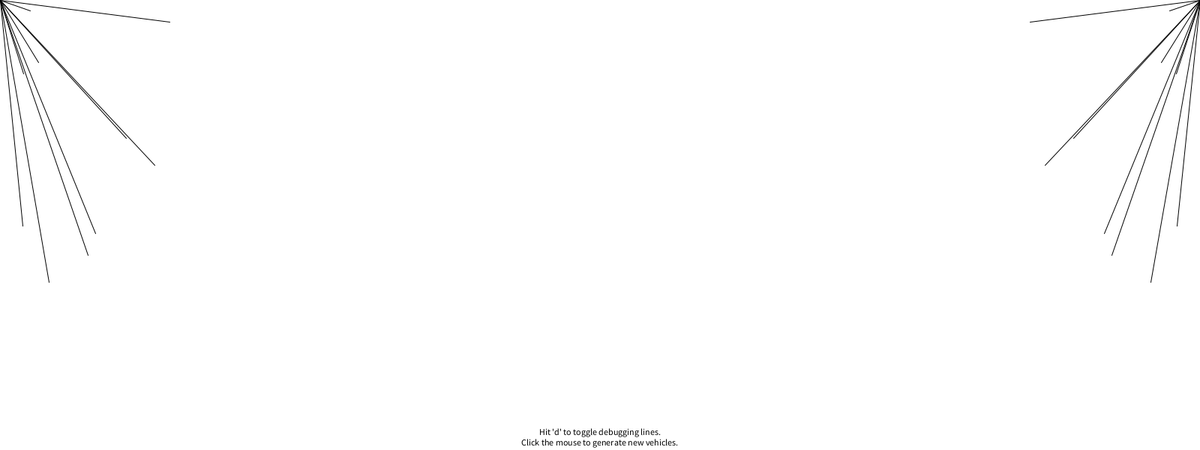
Frame 1 (no input)
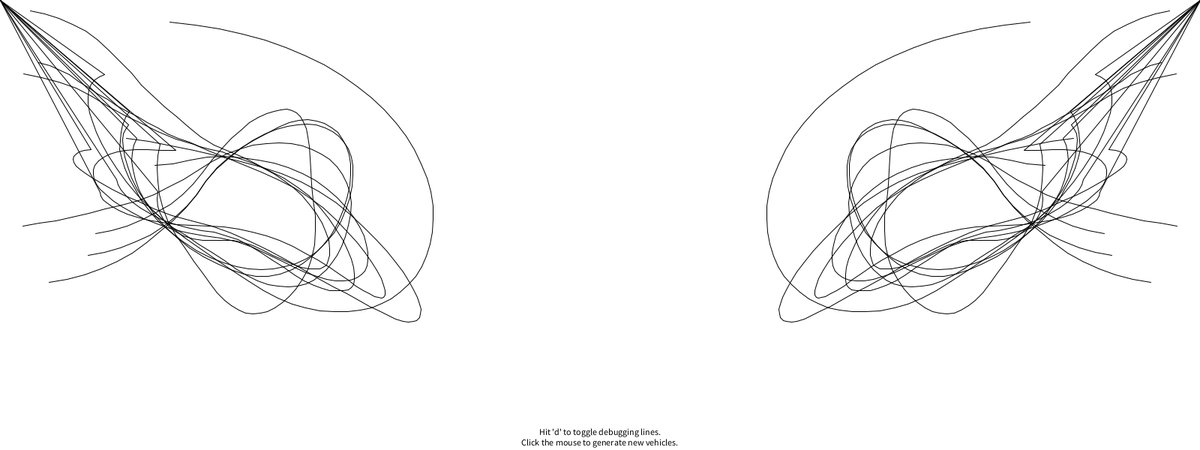
Frame 60 (the mouse pressed at the canvas centre just before this capture)
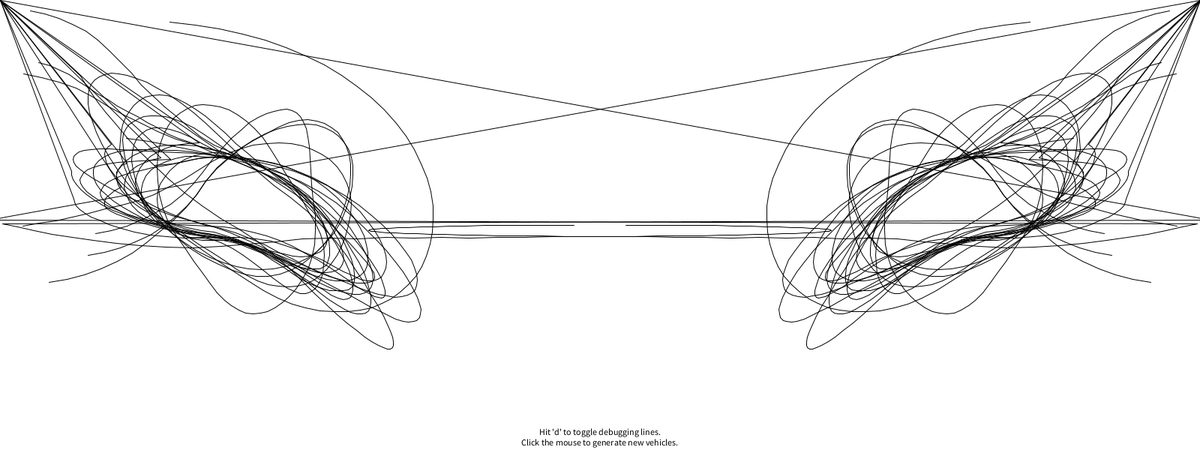
Frame 120 (the mouse held since frame 60 and released just before this capture)

The Processing sketch that drew these frames (run headless with seeded random() and noise(); from frame 60 on, the mouse is pressed at the canvas centre):

// Processing sketch: Shape_Race
// ── Shape_Race.pde
//Troy Nachtigall TU/e
//Based Upon 

// The Nature of Code
// Daniel Shiffman
// http://natureofcode.com

// Crowd Path Following
// Via Reynolds: http://www.red3d.com/cwr/steer/CrowdPath.html

// Using this variable to decide whether to draw all the stuff
boolean debug = false;


// A path object (series of connected points)
Path path;

// Two vehicles
ArrayList<Vehicle> vehicles;

void setup() {
  size(1600, 600);
  // Call a function to generate new Path object
  newPath();

  // We are now making random vehicles and storing them in an ArrayList
  vehicles = new ArrayList<Vehicle>();
  for (int i = 0; i < 10; i++) {
    newVehicle(random(400), random(400));
  }
}

void draw() {
  background(255);
  // Display the path
  //path.display();

  for (Vehicle v : vehicles) {
    // Path following and separation are worked on in this function
    v.applyBehaviors(vehicles, path);
    // Call the generic run method (update, borders, display, etc.)
    v.run();
  }

  // Instructions
  fill(0);
  textAlign(CENTER);
  text("Hit 'd' to toggle debugging lines.\nClick the mouse to generate new vehicles.", width/2, height-20);
}

void newPath() {
  // A path is a series of connected points
  // A more sophisticated path might be a curve
  path = new Path();
  float offset = 200;
  float scale=1;
//Cayenne
 path.addPoint(193.6/scale+offset, 122.4/scale+offset/1.5);
 path.addPoint(211.4/scale+offset, 141.8/scale+offset/1.5);
 path.addPoint(223/scale+offset, 160.1/scale+offset/1.5);
 path.addPoint(223/scale+offset, 170.6/scale+offset/1.5);
 path.addPoint(197.3/scale+offset, 188.4/scale+offset/1.5);
 path.addPoint(180/scale+offset, 194.2/scale+offset/1.5);
 path.addPoint(142.3/scale+offset, 194.2/scale+offset/1.5);
 path.addPoint(77.4/scale+offset, 188.9/scale+offset/1.5);
 path.addPoint(54.3/scale+offset, 185.3/scale+offset/1.5);
 path.addPoint(37.1/scale+offset, 175.8/scale+offset/1.5);
 path.addPoint(29.2/scale+offset, 164.3/scale+offset/1.5);
 path.addPoint(29.2/scale+offset, 146/scale+offset/1.5);
 path.addPoint(37.1/scale+offset, 117.2/scale+offset/1.5);
 path.addPoint(47.5/scale+offset, 100.4/scale+offset/1.5);
 path.addPoint(59.1/scale+offset, 87.9/scale+offset/1.5);
 path.addPoint(73.7/scale+offset, 79.5/scale+offset/1.5);
 path.addPoint(92/scale+offset, 79.5/scale+offset/1.5);
 path.addPoint(113.5/scale+offset, 79.5/scale+offset/1.5);
 path.addPoint(136/scale+offset, 85.2/scale+offset/1.5);
 path.addPoint(158/scale+offset, 96.8/scale+offset/1.5);
 path.addPoint(175.8/scale+offset, 107.2/scale+offset/1.5);
}

/*
//718
 path.addPoint(228.3/scale+offset, 158.1/scale+offset/1.5);
 path.addPoint(228.3/scale+offset, 171.2/scale+offset/1.5);
 path.addPoint(219.9/scale+offset, 179.1/scale+offset/1.5);
 path.addPoint(159.2/scale+offset, 181.2/scale+offset/1.5);
 path.addPoint(114.7/scale+offset, 175.9/scale+offset/1.5);
 path.addPoint(67/scale+offset, 164.4/scale+offset/1.5);
 path.addPoint(47.7/scale+offset, 152.4/scale+offset/1.5);
 path.addPoint(35.6/scale+offset, 128.8/scale+offset/1.5);
 path.addPoint(35.6/scale+offset, 98.9/scale+offset/1.5);
 path.addPoint(43.5/scale+offset, 67.5/scale+offset/1.5);
 path.addPoint(59.2/scale+offset, 46.1/scale+offset/1.5);
 path.addPoint(80.6/scale+offset, 36.6/scale+offset/1.5);
 path.addPoint(111/scale+offset, 36.6/scale+offset/1.5);
 path.addPoint(135.6/scale+offset, 46.6/scale+offset/1.5);
 path.addPoint(166.5/scale+offset, 71.2/scale+offset/1.5);
 path.addPoint(192.2/scale+offset, 97.4/scale+offset/1.5);
 path.addPoint(213.1/scale+offset, 129.3/scale+offset/1.5);
 
 //911
 path.addPoint(132.6/scale+offset, 60.3/scale+offset/1.5);
 path.addPoint(166.6/scale+offset, 65/scale+offset/1.5);
 path.addPoint(190.7/scale+offset, 82.8/scale+offset/1.5);
 path.addPoint(208/scale+offset, 109.5/scale+offset/1.5);
 path.addPoint(208/scale+offset, 143.1/scale+offset/1.5);
 path.addPoint(198/scale+offset, 178.4/scale+offset/1.5);
 path.addPoint(170.3/scale+offset, 201.7/scale+offset/1.5);
 path.addPoint(138.9/scale+offset, 213.8/scale+offset/1.5);
 path.addPoint(102.7/scale+offset, 211.7/scale+offset/1.5);
 path.addPoint(68.7/scale+offset, 193.3/scale+offset/1.5);
 path.addPoint(49.3/scale+offset, 168.2/scale+offset/1.5);
 path.addPoint(46.7/scale+offset, 137/scale+offset/1.5);
 path.addPoint(54/scale+offset, 106.9/scale+offset/1.5);
 path.addPoint(77.6/scale+offset, 82.8/scale+offset/1.5);
 path.addPoint(105.3/scale+offset, 66.1/scale+offset/1.5);
 
 //Panamera
 path.addPoint(226.6/scale+offset, 162.9/scale+offset/1.5);
 path.addPoint(231.3/scale+offset, 176/scale+offset/1.5);
 path.addPoint(226.6/scale+offset, 183.3/scale+offset/1.5);
 path.addPoint(207.3/scale+offset, 190/scale+offset/1.5);
 path.addPoint(177.4/scale+offset, 194.8/scale+offset/1.5);
 path.addPoint(132.9/scale+offset, 192.2/scale+offset/1.5);
 path.addPoint(98.8/scale+offset, 187.5/scale+offset/1.5);
 path.addPoint(67.4/scale+offset, 178.9/scale+offset/1.5);
 path.addPoint(48.6/scale+offset, 167.1/scale+offset/1.5);
 path.addPoint(44.4/scale+offset, 157.6/scale+offset/1.5);
 path.addPoint(38.1/scale+offset, 133.6/scale+offset/1.5);
 path.addPoint(40.7/scale+offset, 110/scale+offset/1.5);
 path.addPoint(52.2/scale+offset, 87.5/scale+offset/1.5);
 path.addPoint(67.4/scale+offset, 74.4/scale+offset/1.5);
 path.addPoint(86.8/scale+offset, 65.5/scale+offset/1.5);
 path.addPoint(110.9/scale+offset, 63.4/scale+offset/1.5);
 path.addPoint(134.7/scale+offset, 67.1/scale+offset/1.5);
 path.addPoint(159.1/scale+offset, 75.4/scale+offset/1.5);
 path.addPoint(181.1/scale+offset, 91.7/scale+offset/1.5);
 path.addPoint(202/scale+offset, 118.4/scale+offset/1.5);
 path.addPoint(216.2/scale+offset, 141.9/scale+offset/1.5);
 
 //Macan
 path.addPoint(111.9/scale+offset, 61.7/scale+offset/1.5);
 path.addPoint(140.7/scale+offset, 61.7/scale+offset/1.5);
 path.addPoint(165.9/scale+offset, 73.3/scale+offset/1.5);
 path.addPoint(182.6/scale+offset, 86.9/scale+offset/1.5);
 path.addPoint(200.4/scale+offset, 114.1/scale+offset/1.5);
 path.addPoint(213/scale+offset, 134/scale+offset/1.5);
 path.addPoint(219.3/scale+offset, 156.5/scale+offset/1.5);
 path.addPoint(223/scale+offset, 176.4/scale+offset/1.5);
 path.addPoint(216.2/scale+offset, 188.5/scale+offset/1.5);
 path.addPoint(167.5/scale+offset, 193.7/scale+offset/1.5);
 path.addPoint(106.7/scale+offset, 190.6/scale+offset/1.5);
 path.addPoint(65.9/scale+offset, 179.6/scale+offset/1.5);
 path.addPoint(49.6/scale+offset, 168.1/scale+offset/1.5);
 path.addPoint(44.4/scale+offset, 142.9/scale+offset/1.5);
 path.addPoint(44.4/scale+offset, 120.4/scale+offset/1.5);
 path.addPoint(53.8/scale+offset, 101/scale+offset/1.5);
 path.addPoint(66.4/scale+offset, 80.9/scale+offset/1.5);
 path.addPoint(91.5/scale+offset, 68.6/scale+offset/1.5);
 
 //Cayenne
 path.addPoint(193.6/scale+offset, 122.4/scale+offset/1.5);
 path.addPoint(211.4/scale+offset, 141.8/scale+offset/1.5);
 path.addPoint(223/scale+offset, 160.1/scale+offset/1.5);
 path.addPoint(223/scale+offset, 170.6/scale+offset/1.5);
 path.addPoint(197.3/scale+offset, 188.4/scale+offset/1.5);
 path.addPoint(180/scale+offset, 194.2/scale+offset/1.5);
 path.addPoint(142.3/scale+offset, 194.2/scale+offset/1.5);
 path.addPoint(77.4/scale+offset, 188.9/scale+offset/1.5);
 path.addPoint(54.3/scale+offset, 185.3/scale+offset/1.5);
 path.addPoint(37.1/scale+offset, 175.8/scale+offset/1.5);
 path.addPoint(29.2/scale+offset, 164.3/scale+offset/1.5);
 path.addPoint(29.2/scale+offset, 146/scale+offset/1.5);
 path.addPoint(37.1/scale+offset, 117.2/scale+offset/1.5);
 path.addPoint(47.5/scale+offset, 100.4/scale+offset/1.5);
 path.addPoint(59.1/scale+offset, 87.9/scale+offset/1.5);
 path.addPoint(73.7/scale+offset, 79.5/scale+offset/1.5);
 path.addPoint(92/scale+offset, 79.5/scale+offset/1.5);
 path.addPoint(113.5/scale+offset, 79.5/scale+offset/1.5);
 path.addPoint(136/scale+offset, 85.2/scale+offset/1.5);
 path.addPoint(158/scale+offset, 96.8/scale+offset/1.5);
 path.addPoint(175.8/scale+offset, 107.2/scale+offset/1.5);
 
 718 <polygon class="st0" points="228.3,158.1 228.3,171.2 219.9,179.1 159.2,181.2 114.7,175.9 67,164.4 47.7,152.4 35.6,128.8 
 35.6,98.9 43.5,67.5 59.2,46.1 80.6,36.6 111,36.6 135.6,46.6 166.5,71.2 192.2,97.4 213.1,129.3 "/>
 
 911 <polygon class="st1" points="132.6,60.3 166.6,65 190.7,82.8 208,109.5 208,143.1 198,178.4 170.3,201.7 138.9,213.8 102.7,211.7 
 68.7,193.3 49.3,168.2 46.7,137 54,106.9 77.6,82.8 105.3,66.1 "/>
 
 Panamera <polygon class="st0" points="226.6,162.9 231.3,176 226.6,183.3 207.3,190 177.4,194.8 132.9,192.2 98.8,187.5 67.4,178.9 
 48.6,167.1 44.4,157.6 38.1,133.6 40.7,110 52.2,87.5 67.4,74.4 86.8,65.5 110.9,63.4 134.7,67.1 159.1,75.4 181.1,91.7 202,118.4 
 216.2,141.9 "/>
 Macan <polygon class="st1" points="111.9,61.7 140.7,61.7 165.9,73.3 182.6,86.9 200.4,114.1 213,134 219.3,156.5 223,176.4 216.2,188.5 
 167.5,193.7 106.7,190.6 65.9,179.6 49.6,168.1 44.4,142.9 44.4,120.4 53.8,101 66.4,80.9 91.5,68.6 "/>
 Cayenne <polygon class="st0" points="193.6,122.4 211.4,141.8 223,160.1 223,170.6 197.3,188.4 180,194.2 142.3,194.2 77.4,188.9 
 54.3,185.3 37.1,175.8 29.2,164.3 29.2,146 37.1,117.2 47.5,100.4 59.1,87.9 73.7,79.5 92,79.5 113.5,79.5 136,85.2 158,96.8 
 175.8,107.2 "/>
 
 */

void newVehicle(float x, float y) {
  float maxspeed = random(15, 40);
  float maxforce = 0.7;
  vehicles.add(new Vehicle(new PVector(x, y), maxspeed, maxforce));
}

void keyPressed() {
  if (key == 'd') {
    debug = !debug;
  }
}

void mousePressed() {
  newVehicle(mouseX, mouseY);
}


// ── Path.pde
// The Nature of Code
// Daniel Shiffman
// http://natureofcode.com

// Path Following

class Path {

  // A Path is an arraylist of points (PVector objects)
  ArrayList<PVector> points;
  // A path has a radius, i.e how far is it ok for the boid to wander off
  float radius;
float r = random (255);
float g = random (255);
float b = random (255);

  Path() {
    // Arbitrary radius of 20
    radius = 5;
    points = new ArrayList<PVector>();
  }

  // Add a point to the path
  void addPoint(float x, float y) {
    PVector point = new PVector(x, y);
    points.add(point);
  }

  // Draw the path
  void display() {
    strokeJoin(ROUND);
    
    // Draw thick line for radius
    stroke(0);//0
    strokeWeight(0);//radius*2 previously
    noFill();
    beginShape();
    for (PVector v : points) {
      vertex(v.x, v.y);
    }
    endShape(CLOSE);
    // Draw thin line for center of path
    stroke(0);//r,g,b
    strokeWeight(0);
    noFill();
    beginShape();
    for (PVector v : points) {
      vertex(v.x, v.y);
    }
    endShape(CLOSE);
  }
}




// ── Vehicle.pde
// The Nature of Code
// Daniel Shiffman
// http://natureofcode.com

// Path Following
// Vehicle class

class Vehicle {

  // All the usual stuff
  PVector position;
  PVector velocity;
  PVector acceleration;
  float r;
  float maxforce;    // Maximum steering force
  float maxspeed;    // Maximum speed
  float [] pathx = new float[1000];
  float [] pathy = new float[1000];
  int tail =0;
  int trail=300;
  // Constructor initialize all values
  Vehicle( PVector l, float ms, float mf) {
    position = l.get();
    r = 12;
    maxspeed = ms;
    maxforce = mf;
    acceleration = new PVector(0, 0);
    velocity = new PVector(maxspeed, 0);
  }

  // A function to deal with path following and separation
  void applyBehaviors(ArrayList vehicles, Path path) {
    // Follow path force
    PVector f = follow(path);
    // Separate from other boids force
    PVector s = separate(vehicles);
    // Arbitrary weighting
    f.mult(3);
    s.mult(1);
    // Accumulate in acceleration
    applyForce(f);
    applyForce(s);
  }

  void applyForce(PVector force) {
    // We could add mass here if we want A = F / M
    acceleration.add(force);
  }



  // Main "run" function
  public void run() {
    update();
    borders();
    render();
  }


  // This function implements Craig Reynolds' path following algorithm
  // http://www.red3d.com/cwr/steer/PathFollow.html
  PVector follow(Path p) {

    // Predict position 25 (arbitrary choice) frames ahead
    PVector predict = velocity.get();
    predict.normalize();
    predict.mult(25);
    PVector predictpos = PVector.add(position, predict);

    // Now we must find the normal to the path from the predicted position
    // We look at the normal for each line segment and pick out the closest one
    PVector normal = null;
    PVector target = null;
    float worldRecord = 1000000;  // Start with a very high worldRecord distance that can easily be beaten

    // Loop through all points of the path
    for (int i = 0; i < p.points.size (); i++) {

      // Look at a line segment
      PVector a = p.points.get(i);
      PVector b = p.points.get((i+1)%p.points.size()); // Note Path has to wraparound

      // Get the normal point to that line
      PVector normalPoint = getNormalPoint(predictpos, a, b);

      // Check if normal is on line segment
      PVector dir = PVector.sub(b, a);
      // If it's not within the line segment, consider the normal to just be the end of the line segment (point b)
      //if (da + db > line.mag()+1) {
      if (normalPoint.x < min(a.x, b.x) || normalPoint.x > max(a.x, b.x) || normalPoint.y < min(a.y, b.y) || normalPoint.y > max(a.y, b.y)) {
        normalPoint = b.get();
        // If we're at the end we really want the next line segment for looking ahead
        a = p.points.get((i+1)%p.points.size());
        b = p.points.get((i+2)%p.points.size());  // Path wraps around
        dir = PVector.sub(b, a);
      }

      // How far away are we from the path?
      float d = PVector.dist(predictpos, normalPoint);
      // Did we beat the worldRecord and find the closest line segment?
      if (d < worldRecord) {
        worldRecord = d;
        normal = normalPoint;

        // Look at the direction of the line segment so we can seek a little bit ahead of the normal
        dir.normalize();
        // This is an oversimplification
        // Should be based on distance to path & velocity
        dir.mult(25);
        target = normal.get();
        target.add(dir);
      }
    }

    // Draw the debugging stuff
    if (debug) {
      // Draw predicted future position
      stroke(0);
      fill(0);
      line(position.x, position.y, predictpos.x, predictpos.y);
      ellipse(predictpos.x, predictpos.y, 4, 4);

      // Draw normal position
      stroke(0);
      fill(0);
      ellipse(normal.x, normal.y, 4, 4);
      // Draw actual target (red if steering towards it)
      line(predictpos.x, predictpos.y, target.x, target.y);
      if (worldRecord > p.radius) fill(255, 0, 0);
      noStroke();
      ellipse(target.x, target.y, 8, 8);
    }

    // Only if the distance is greater than the path's radius do we bother to steer
    if (worldRecord > p.radius) {
      return seek(target);
    } else {
      return new PVector(0, 0);
    }
  }


  // A function to get the normal point from a point (p) to a line segment (a-b)
  // This function could be optimized to make fewer new Vector objects
  PVector getNormalPoint(PVector p, PVector a, PVector b) {
    // Vector from a to p
    PVector ap = PVector.sub(p, a);
    // Vector from a to b
    PVector ab = PVector.sub(b, a);
    ab.normalize(); // Normalize the line
    // Project vector "diff" onto line by using the dot product
    ab.mult(ap.dot(ab));
    PVector normalPoint = PVector.add(a, ab);
    return normalPoint;
  }

  // Separation
  // Method checks for nearby boids and steers away
  PVector separate (ArrayList boids) {
    float desiredseparation = r*2;
    PVector steer = new PVector(0, 0, 0);
    int count = 0;
    // For every boid in the system, check if it's too close
    for (int i = 0; i < boids.size (); i++) {
      Vehicle other = (Vehicle) boids.get(i);
      float d = PVector.dist(position, other.position);
      // If the distance is greater than 0 and less than an arbitrary amount (0 when you are yourself)
      if ((d > 0) && (d < desiredseparation)) {
        // Calculate vector pointing away from neighbor
        PVector diff = PVector.sub(position, other.position);
        diff.normalize();
        diff.div(d);        // Weight by distance
        steer.add(diff);
        count++;            // Keep track of how many
      }
    }
    // Average -- divide by how many
    if (count > 0) {
      steer.div((float)count);
    }

    // As long as the vector is greater than 0
    if (steer.mag() > 0) {
      // Implement Reynolds: Steering = Desired - Velocity
      steer.normalize();
      steer.mult(maxspeed);
      steer.sub(velocity);
      steer.limit(maxforce);
    }
    return steer;
  }
  void trail() {
    pathx [tail] = position.x;
    pathy [tail] = position.y;
    tail++;
    if (tail>(trail-1)) {
      tail=0;
    }  
    //if (tail>1) {
    for (int j = 1; j < trail; j++) {
      if (pathx [0]!=0) {
        line(pathx[j], pathy[j], pathx[j-1], pathy[j-1]);
        line(width-pathx[j], pathy[j], width-pathx[j-1], pathy[j-1]);
      }
    }
  }
  // Method to update position
  void update() {
    // Update velocity
    velocity.add(acceleration);
    // Limit speed
    velocity.limit(maxspeed);
    position.add(velocity);
    // Reset accelertion to 0 each cycle
    acceleration.mult(0);
  }

  // A method that calculates and applies a steering force towards a target
  // STEER = DESIRED MINUS VELOCITY
  PVector seek(PVector target) {
    PVector desired = PVector.sub(target, position);  // A vector pointing from the position to the target

    // Normalize desired and scale to maximum speed
    desired.normalize();
    desired.mult(maxspeed);
    // Steering = Desired minus Vepositionity
    PVector steer = PVector.sub(desired, velocity);
    steer.limit(maxforce);  // Limit to maximum steering force

      return steer;
  }


  void render() {
    // Simpler boid is just a circle
    fill(75);
    stroke(0);
    pushMatrix();
    translate(position.x, position.y);
    //ellipse(0, 0, r, r);
    popMatrix();
    trail();
  }

  // Wraparound
  void borders() {
    if (position.x < -r) position.x = width+r;
    //if (position.y < -r) position.y = height+r;
    if (position.x > width+r) position.x = -r;
    //if (position.y > height+r) position.y = -r;
  }
}
